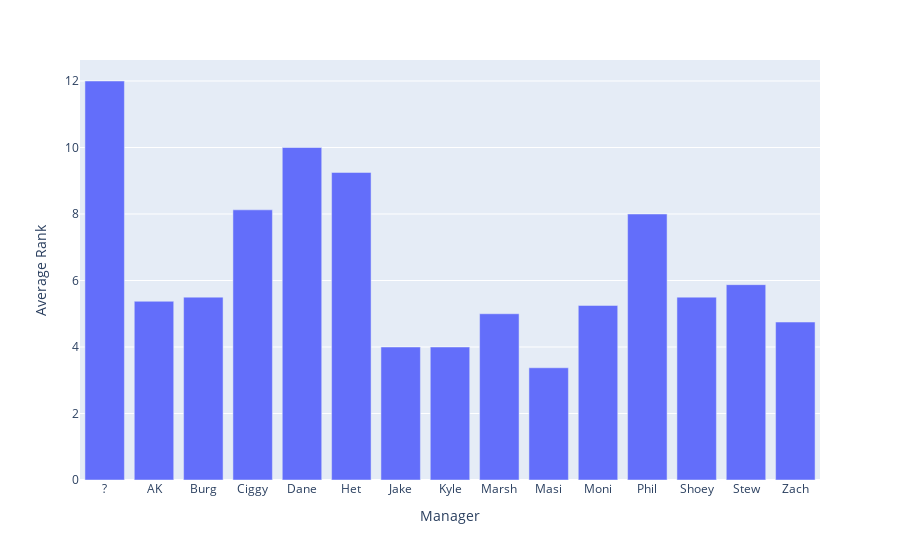

Notebook cell for this chart:
### Code cell
fig = px.bar(df_average_rank, x='MANAGER', y='RANK')
fig.update_layout({
    'showlegend': False,
    'xaxis': {
        'title': 'Manager'
    },
    'yaxis': {
        'title': 'Average Rank'
    }
})

### Figure 1 — Plotly figure (JSON) as saved in the notebook; plotly's stock layout.template omitted (floating-point values rounded to 4 significant figures)
{"data": [{"alignmentgroup": "True", "hovertemplate": "MANAGER=%{x}<br>RANK=%{y}<extra></extra>", "legendgroup": "", "marker": {"color": "#636efa", "pattern": {"shape": ""}}, "name": "", "offsetgroup": "", "orientation": "v", "showlegend": false, "textposition": "auto", "type": "bar", "x": ["?", "AK", "Burg", "Ciggy", "Dane", "Het", "Jake", "Kyle", "Marsh", "Masi", "Moni", "Phil", "Shoey", "Stew", "Zach"], "xaxis": "x", "y": [12, 5.375, 5.5, 8.125, 10, 9.25, 4, 4, 5, 3.375, 5.25, 8, 5.5, 5.875, 4.75], "yaxis": "y"}], "layout": {"barmode": "relative", "legend": {"tracegroupgap": 0}, "margin": {"t": 60}, "showlegend": false, "xaxis": {"anchor": "y", "domain": [0, 1], "title": {"text": "Manager"}}, "yaxis": {"anchor": "x", "domain": [0, 1], "title": {"text": "Average Rank"}}}}
